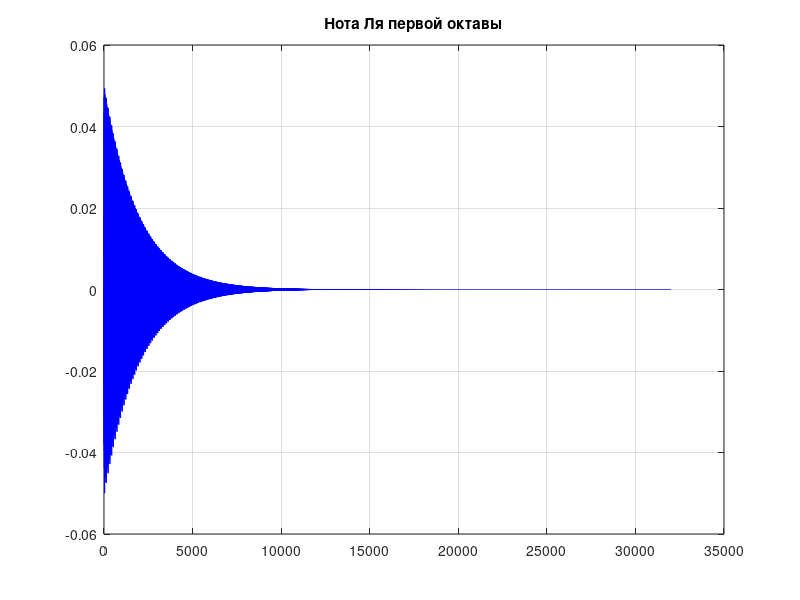

Write the MATLAB code that produced this figure.
% Параметры генерации звука
L = 32000;       % Длина сигнала (количество отсчётов)
fs = 44100;      % Частота дискретизации (Гц)
a = 0.95;        % Коэффициент затухания
f_0 = 440;       % Частота ноты Ля первой октавы (Гц)
M = round(fs / f_0); % Период задержки в отсчётах, соответствующий частоте f_0

% Генерация начального белого шума
x = zeros(1, L);        % Создание нулевого сигнала длины L
x(1:M) = (1 / 10) * (rand(1, M) - 0.5); % Первые M отсчётов — случайный шум с малой амплитудой

% Инициализация выходного сигнала
y = zeros(1, L);        % Создание нулевого выходного сигнала длины L
y(1:M) = x(1:M);        % Копирование начального шума в выходной сигнал

% Реализация алгоритма Карплуса-Стронга
for n = M+1:L
    y(n) = x(n) + a * y(n - M); % Добавление затухания через коэффициент a
end

% Воспроизведение звука
sound(y, fs);           % Воспроизведение звукового сигнала с частотой дискретизации fs

% Построение графика выходного сигнала
plot(y, 'b');           % Построение графика выходного сигнала
title('Нота Ля первой октавы'); % Заголовок графика
grid on;                % Включение сетки на графике

% Сохранение выходного сигнала в аудиофайл
audiowrite('ks_out.wav', y, fs); % Сохранение звукового сигнала в файл ks_out.wav
